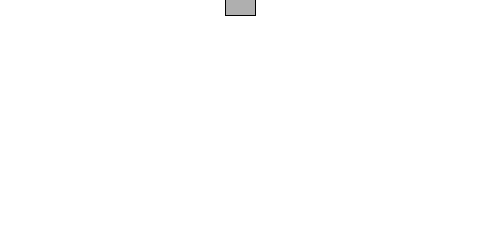
Frame 1 (no input)
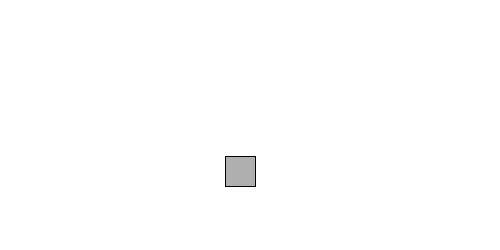
Frame 60 (the mouse pressed at the canvas centre just before this capture)
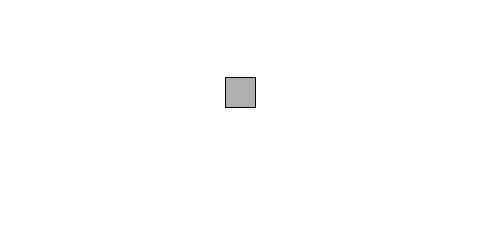
Frame 120 (the mouse held since frame 60 and released just before this capture)

The Processing sketch that drew these frames (run headless with seeded random() and noise(); from frame 60 on, the mouse is pressed at the canvas centre):

// Processing sketch: gravita
// ── gravita.pde
float x = 240;
float y = 0;
float speed = 0;
float gravity = 0.1;

void setup()
{
  size(500, 250);
}

void draw()
{
  background(255);
  fill(175);
  stroke(0);
  rectMode(CENTER);

  rect(x, y, 30, 30);

  y += speed;
  speed += gravity;

  if (y> height)
  {
    speed = speed * (-0.80);
    //y = height;
    
  }
}
